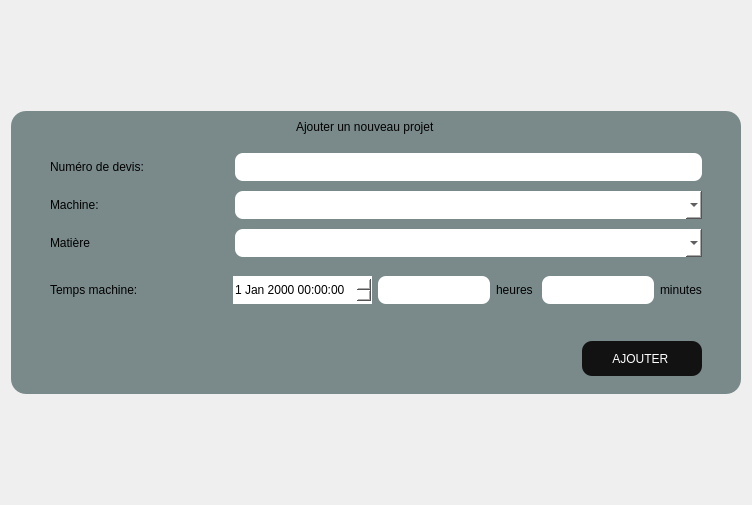
                <widget class="QWidget" name="page_4">
                 <layout class="QVBoxLayout" name="verticalLayout_10">
                  <item>
                   <spacer name="verticalSpacer_3">
                    <property name="orientation">
                     <enum>Qt::Vertical</enum>
                    </property>
                    <property name="sizeType">
                     <enum>QSizePolicy::Fixed</enum>
                    </property>
                    <property name="sizeHint" stdset="0">
                     <size>
                      <width>20</width>
                      <height>100</height>
                     </size>
                    </property>
                   </spacer>
                  </item>
                  <item>
                   <widget class="QFrame" name="projectFrame">
                    <property name="minimumSize">
                     <size>
                      <width>520</width>
                      <height>270</height>
                     </size>
                    </property>
                    <property name="maximumSize">
                     <size>
                      <width>16777215</width>
                      <height>400</height>
                     </size>
                    </property>
                    <property name="styleSheet">
                     <string notr="true">background-color: #7A8A8A;
border-radius:15px;</string>
                    </property>
                    <property name="frameShape">
                     <enum>QFrame::StyledPanel</enum>
                    </property>
                    <property name="frameShadow">
                     <enum>QFrame::Raised</enum>
                    </property>
                    <layout class="QVBoxLayout" name="verticalLayout_15">
                     <property name="spacing">
                      <number>10</number>
                     </property>
                     <property name="rightMargin">
                      <number>30</number>
                     </property>
                     <item>
                      <widget class="QFrame" name="frame_12">
                       <property name="maximumSize">
                        <size>
                         <width>16777215</width>
                         <height>60</height>
                        </size>
                       </property>
                       <property name="frameShape">
                        <enum>QFrame::StyledPanel</enum>
                       </property>
                       <property name="frameShadow">
                        <enum>QFrame::Raised</enum>
                       </property>
                       <layout class="QVBoxLayout" name="verticalLayout_16">
                        <property name="topMargin">
                         <number>0</number>
                        </property>
                        <property name="bottomMargin">
                         <number>0</number>
                        </property>
                        <item alignment="Qt::AlignHCenter">
                         <widget class="QLabel" name="label_8">
                          <property name="styleSheet">
                           <string notr="true">font: bold 12pt &quot;Arial&quot;;</string>
                          </property>
                          <property name="text">
                           <string>Ajouter un nouveau projet</string>
                          </property>
                         </widget>
                        </item>
                       </layout>
                      </widget>
                     </item>
                     <item>
                      <widget class="QFrame" name="frame_14">
                       <property name="frameShape">
                        <enum>QFrame::StyledPanel</enum>
                       </property>
                       <property name="frameShadow">
                        <enum>QFrame::Raised</enum>
                       </property>
                       <layout class="QGridLayout" name="gridLayout_3">
                        <property name="leftMargin">
                         <number>30</number>
                        </property>
                        <property name="spacing">
                         <number>10</number>
                        </property>
                        <item row="3" column="0" colspan="2">
                         <widget class="QFrame" name="frame_6">
                          <property name="frameShape">
                           <enum>QFrame::StyledPanel</enum>
                          </property>
                          <property name="frameShadow">
                           <enum>QFrame::Raised</enum>
                          </property>
                          <layout class="QHBoxLayout" name="horizontalLayout_2">
                           <property name="leftMargin">
                            <number>0</number>
                           </property>
                           <property name="rightMargin">
                            <number>0</number>
                           </property>
                           <item>
                            <widget class="QLabel" name="label_11">
                             <property name="minimumSize">
                              <size>
                               <width>177</width>
                               <height>0</height>
                              </size>
                             </property>
                             <property name="maximumSize">
                              <size>
                               <width>177</width>
                               <height>16777215</height>
                              </size>
                             </property>
                             <property name="styleSheet">
                              <string notr="true">font: bold 11pt &quot;Arial&quot;;</string>
                             </property>
                             <property name="text">
                              <string>Temps machine:</string>
                             </property>
                            </widget>
                           </item>
                           <item>
                            <widget class="QDateTimeEdit" name="dateTimeTemps">
                             <property name="minimumSize">
                              <size>
                               <width>0</width>
                               <height>28</height>
                              </size>
                             </property>
                             <property name="styleSheet">
                              <string notr="true">background-color:white;</string>
                             </property>
                            </widget>
                           </item>
                           <item>
                            <widget class="QLineEdit" name="txtHours">
                             <property name="minimumSize">
                              <size>
                               <width>70</width>
                               <height>28</height>
                              </size>
                             </property>
                             <property name="maximumSize">
                              <size>
                               <width>16777215</width>
                               <height>16777215</height>
                              </size>
                             </property>
                             <property name="styleSheet">
                              <string notr="true">background-color: rgb(255, 255, 255);
border-radius:8px;
padding:3px;
</string>
                             </property>
                            </widget>
                           </item>
                           <item>
                            <widget class="QLabel" name="label_12">
                             <property name="minimumSize">
                              <size>
                               <width>0</width>
                               <height>0</height>
                              </size>
                             </property>
                             <property name="maximumSize">
                              <size>
                               <width>60</width>
                               <height>16777215</height>
                              </size>
                             </property>
                             <property name="styleSheet">
                              <string notr="true">font: bold 9pt &quot;Arial&quot;;
color:black;</string>
                             </property>
                             <property name="text">
                              <string>heures </string>
                             </property>
                            </widget>
                           </item>
                           <item>
                            <widget class="QLineEdit" name="txtMinutes">
                             <property name="minimumSize">
                              <size>
                               <width>70</width>
                               <height>28</height>
                              </size>
                             </property>
                             <property name="maximumSize">
                              <size>
                               <width>16777215</width>
                               <height>16777215</height>
                              </size>
                             </property>
                             <property name="styleSheet">
                              <string notr="true">background-color: rgb(255, 255, 255);
border-radius:8px;
padding:3px;
</string>
                             </property>
                            </widget>
                           </item>
                           <item>
                            <widget class="QLabel" name="label_13">
                             <property name="minimumSize">
                              <size>
                               <width>0</width>
                               <height>0</height>
                              </size>
                             </property>
                             <property name="maximumSize">
                              <size>
                               <width>60</width>
                               <height>16777215</height>
                              </size>
                             </property>
                             <property name="styleSheet">
                              <string notr="true">font: bold 9pt &quot;Arial&quot;;
color:black;</string>
                             </property>
                             <property name="text">
                              <string>minutes</string>
                             </property>
                            </widget>
                           </item>
                          </layout>
                         </widget>
                        </item>
                        <item row="0" column="0">
                         <widget class="QLabel" name="label_9">
                          <property name="minimumSize">
                           <size>
                            <width>175</width>
                            <height>0</height>
                           </size>
                          </property>
                          <property name="maximumSize">
                           <size>
                            <width>0</width>
                            <height>16777215</height>
                           </size>
                          </property>
                          <property name="styleSheet">
                           <string notr="true">font: bold 11pt &quot;Arial&quot;;</string>
                          </property>
                          <property name="text">
                           <string>Numéro de devis:</string>
                          </property>
                         </widget>
                        </item>
                        <item row="0" column="1">
                         <widget class="QLineEdit" name="txtQuoteNumber">
                          <property name="minimumSize">
                           <size>
                            <width>270</width>
                            <height>28</height>
                           </size>
                          </property>
                          <property name="maximumSize">
                           <size>
                            <width>16777215</width>
                            <height>16777215</height>
                           </size>
                          </property>
                          <property name="styleSheet">
                           <string notr="true">background-color: rgb(255, 255, 255);
border-radius:8px;
padding:3px;
</string>
                          </property>
                         </widget>
                        </item>
                        <item row="1" column="0">
                         <widget class="QLabel" name="label_10">
                          <property name="minimumSize">
                           <size>
                            <width>133</width>
                            <height>0</height>
                           </size>
                          </property>
                          <property name="maximumSize">
                           <size>
                            <width>133</width>
                            <height>16777215</height>
                           </size>
                          </property>
                          <property name="styleSheet">
                           <string notr="true">font: bold 11pt &quot;Arial&quot;;</string>
                          </property>
                          <property name="text">
                           <string>Machine:</string>
                          </property>
                         </widget>
                        </item>
                        <item row="1" column="1">
                         <widget class="QComboBox" name="cmbxMachines">
                          <property name="minimumSize">
                           <size>
                            <width>0</width>
                            <height>28</height>
                           </size>
                          </property>
                          <property name="styleSheet">
                           <string notr="true">background-color: rgb(255, 255, 255);
border-radius:8px;
padding:3px;
</string>
                          </property>
                         </widget>
                        </item>
                        <item row="2" column="1">
                         <widget class="QComboBox" name="cmbxSubjects">
                          <property name="minimumSize">
                           <size>
                            <width>0</width>
                            <height>28</height>
                           </size>
                          </property>
                          <property name="styleSheet">
                           <string notr="true">background-color: rgb(255, 255, 255);
border-radius:8px;
padding:3px;
</string>
                          </property>
                         </widget>
                        </item>
                        <item row="2" column="0">
                         <widget class="QLabel" name="label_16">
                          <property name="minimumSize">
                           <size>
                            <width>133</width>
                            <height>0</height>
                           </size>
                          </property>
                          <property name="maximumSize">
                           <size>
                            <width>133</width>
                            <height>16777215</height>
                           </size>
                          </property>
                          <property name="styleSheet">
                           <string notr="true">font: bold 11pt &quot;Arial&quot;;</string>
                          </property>
                          <property name="text">
                           <string>Matière</string>
                          </property>
                         </widget>
                        </item>
                       </layout>
                      </widget>
                     </item>
                     <item alignment="Qt::AlignRight">
                      <widget class="QFrame" name="frame_15">
                       <property name="frameShape">
                        <enum>QFrame::StyledPanel</enum>
                       </property>
                       <property name="frameShadow">
                        <enum>QFrame::Raised</enum>
                       </property>
                       <layout class="QHBoxLayout" name="horizontalLayout_8">
                        <property name="spacing">
                         <number>50</number>
                        </property>
                        <item>
                         <widget class="QPushButton" name="btnAddProject">
                          <property name="minimumSize">
                           <size>
                            <width>120</width>
                            <height>35</height>
                           </size>
                          </property>
                          <property name="cursor">
                           <cursorShape>PointingHandCursor</cursorShape>
                          </property>
                          <property name="styleSheet">
                           <string notr="true">padding:5px;
border-radius:10px;
color: rgb(255, 255, 255);
	font: bold 10pt &quot;Arial&quot;;background-color: #121212;</string>
                          </property>
                          <property name="text">
                           <string>AJOUTER </string>
                          </property>
                          <property name="autoDefault">
                           <bool>false</bool>
                          </property>
                          <property name="default">
                           <bool>false</bool>
                          </property>
                          <property name="flat">
                           <bool>false</bool>
                          </property>
                         </widget>
                        </item>
                       </layout>
                      </widget>
                     </item>
                    </layout>
                   </widget>
                  </item>
                  <item>
                   <spacer name="verticalSpacer_2">
                    <property name="orientation">
                     <enum>Qt::Vertical</enum>
                    </property>
                    <property name="sizeType">
                     <enum>QSizePolicy::Fixed</enum>
                    </property>
                    <property name="sizeHint" stdset="0">
                     <size>
                      <width>20</width>
                      <height>100</height>
                     </size>
                    </property>
                   </spacer>
                  </item>
                 </layout>
                </widget>
